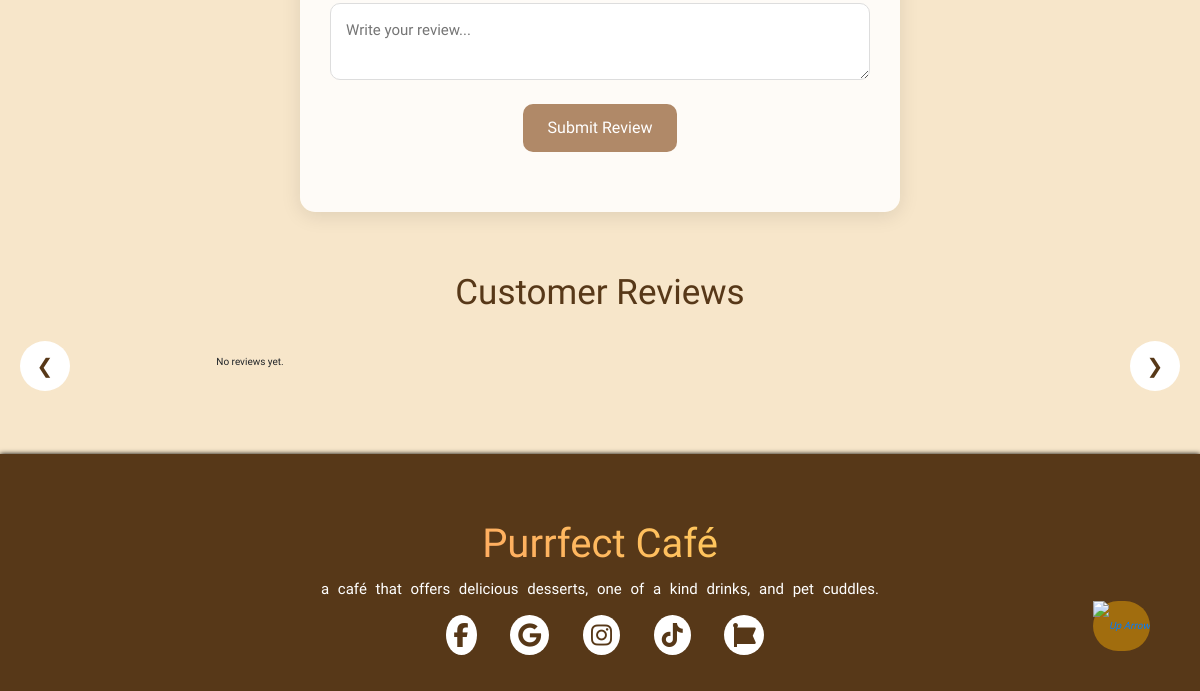
Page /home.php (lower part) on the earlier database version.
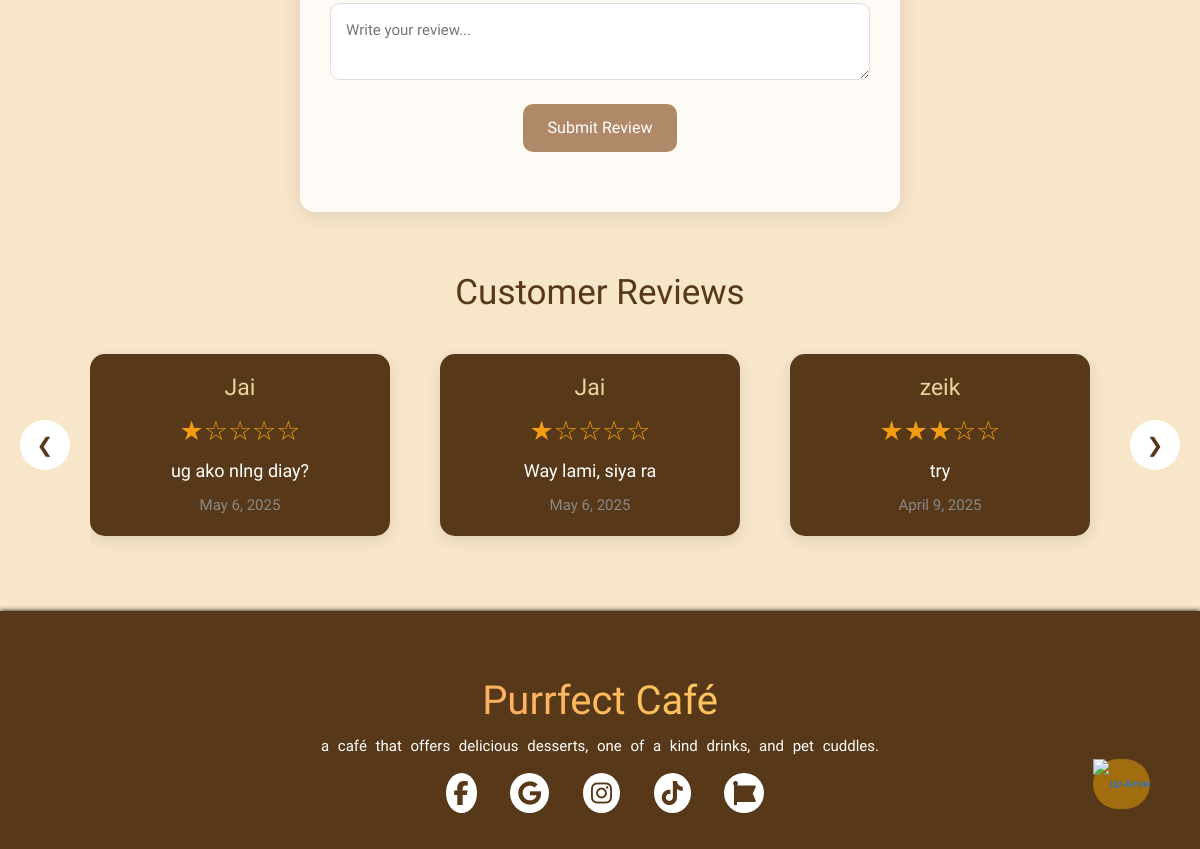
Same page on the later database version.
### tables this page shows
CREATE TABLE `reviews` (
  `id` int(11) NOT NULL,
  `name` varchar(100) NOT NULL,
  `rating` int(11) NOT NULL CHECK (`rating` between 1 and 5),
  `message` text NOT NULL,
  `created_at` timestamp NOT NULL DEFAULT current_timestamp()
);

### home.php (the view, shortened to what this page needs)
<?php
@include 'config.php';
?>
<!DOCTYPE html>
<html lang="en">
<head>
   <link rel="stylesheet" href="https://cdnjs.cloudflare.com/ajax/libs/font-awesome/6.0.0/css/all.min.css">
   <link rel="stylesheet" href="https://cdn.jsdelivr.net/npm/bootstrap@4.0.0/dist/css/bootstrap.min.css">
    <link href='https://unpkg.com/boxicons@2.1.2/css/boxicons.min.css' rel='stylesheet'>
    <link href="https://unpkg.com/aos@2.3.1/dist/aos.css" rel="stylesheet">
<link
  rel="stylesheet"
  href="https://cdn.jsdelivr.net/npm/swiper@11/swiper-bundle.min.css"
/>
   <link rel="stylesheet" href="css/style.css">
</head>
<body>
<?php @include 'header.php';?>
<div class="banner">
<section class="review-section" data-aos="fade-up" data-aos-duration="1000">
  <div class="review-form">
    <form method="POST">
      <textarea name="message" placeholder="Write your review..." required class="form-textarea"></textarea>
      <input type="submit" name="submit_review" value="Submit Review" class="review-btn"><br><br><br><br><br>
    </form>
  </div>
  <div class="review-list-wrapper" data-aos="fade-up" data-aos-duration="1000">
  <h3>Customer Reviews</h3>
  <div class="review-carousel">
  <button class="nav-button" onclick="prevReviews()">❮</button>
  <div class="review-list" id="reviewList">
    <?php
    $select_reviews = mysqli_query($conn, "SELECT * FROM reviews ORDER BY created_at DESC");
    if (mysqli_num_rows($select_reviews) > 0) {
      while ($review = mysqli_fetch_assoc($select_reviews)) {
    ?>
      <div class="review-card">
        <h4><?= htmlspecialchars($review['name']); ?></h4>
        <div class="star-display">
          <?php
          for ($i = 1; $i <= 5; $i++) {
              echo $i <= $review['rating'] ? '★' : '☆';
          }
          ?>
        </div>
        <p><?= nl2br(htmlspecialchars($review['message'])); ?></p>
        <small><?= date('F j, Y', strtotime($review['created_at'])); ?></small>
      </div>
    <?php
      }
    } else {
      echo "<p>No reviews yet.</p>";
    }
    ?>
  </div>
  <button class="nav-button" onclick="nextReviews()">❯</button>
  </div>
  </div>
</section>
<a href="#" class="arrow">
    <i><img src="./image/up-arrow.png" alt="Up Arrow" width="50px"></i>
  </a>
    <div id="footer">
    <h1 class="text-center"><span>Purrfect Café<span></h1>
    <p class="text-center">a café that offers delicious desserts, one of a kind drinks, and pet cuddles.</p>
    <div class="icons text-center">
          <a href="https://www.facebook.com/p/Purrfect-Cafe-61563123113689/"><i class="fab fa-facebook-f"></i>
          <a href="https://mail.google.com/mail/u/1/#search/purrfectcafebaguio%40gmail.com?compose=new"><i class="fab fa-google"></i>
          <a href="https://www.instagram.com/purrfectcafebaguio?utm_source=ig_web_button_share_sheet&igsh=ZDNlZDc0MzIxNw=="><i class="fab fa-instagram"></i>
          <a href="https://www.tiktok.com/@purrfectcafebaguio"><i class="fab fa-tiktok"></i>
          <a href="map.php#map-section"><i class="fa fa-font-awesome" aria-hidden="true"></i>
      </div>
</div>
</body>
</html>

Differences in the rows shown:
added reviews: name "Jai", rating 1 (drawn), message "ug ako nlng diay?", created_at "May 6, 2025"
added reviews: name "Jai", rating 1 (drawn), message "Way lami, siya ra", created_at "May 6, 2025"
added reviews: name "zeik", rating 3 (drawn), message "try", created_at "April 9, 2025"
Other differences:
text no longer shown: "No reviews yet."
